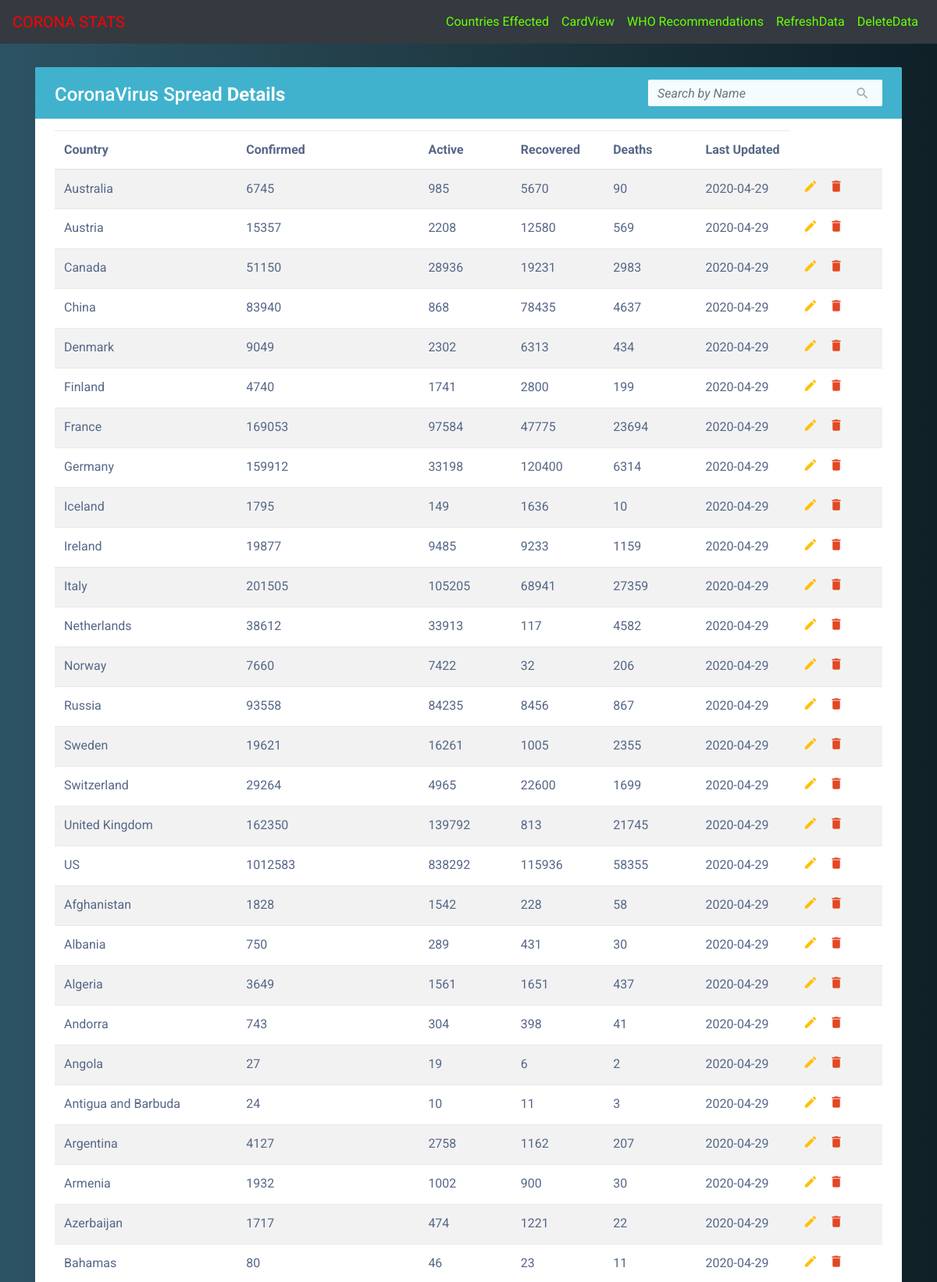
The page /tableview (upper part) on the database its author committed.
### dashboard/__init__.py (models this page shows, shortened)
class Corona(db.Model):
    __tablename__ = 'stats'
    id = db.Column(db.Integer,primary_key = True)
    country = db.Column(db.String(30),unique=True,index=True)
    deaths = db.Column(db.Integer)
    confirmed = db.Column(db.Integer)
    recovered = db.Column(db.Integer)
    active = db.Column(db.Integer)
    updated = db.Column(db.String(10))

### app.py (the view)
@app.route('/tableview')
def tableview():
    data = Corona.query.all()
    return render_template('tableview.html', data=data)

### dashboard/templates/tableview.html (shortened to what this page needs)
{% extends 'basetable.html' %}
{% block content %}
    <div class="container">
        <div class="table-wrapper">
            <div class="table-title">
                <div class="row">
					<div class="col-sm-6">
						<h2>CoronaVirus Spread <b>Details</b></h2>
					</div>
                    <div class="col-sm-6">
                        <div class="search-box">
							<div class="input-group">
								<input type="text" id="search" class="form-control" placeholder="Search by Name">
                                <span class="input-group-addon"><i class="material-icons">&#xE8B6;</i></span>
							</div>
                        </div>
                    </div>
                </div>
            </div>
            <table class="table table-striped">
                <thead>
                    <tr>
                        <th style="width: 22%;">Country</th>
                        <th style="width: 22%;">Confirmed</th>
                        <th>Active</th>
                        <th>Recovered</th>
                        <th>Deaths</th>
                        <th>Last Updated</th>
                    </tr>
                </thead>
                <tbody>
                    {% for item in data %}
                    <tr>
                        <td> {{ item.country }} </td>
                        <td> {{ item.confirmed }} </td>
                        <td> {{ item.active }} </td>
                        <td> {{ item.recovered }} </td>
                        <td> {{ item.deaths }} </td>
                        <td> {{ item.updated }} </td>
                        <td>
                            <a href="#" class="edit" title="Edit" data-toggle="tooltip"><i class="material-icons">&#xE254;</i></a>
                            <a href="#" class="delete" title="Delete" data-toggle="tooltip"><i class="material-icons">&#xE872;</i></a>
                        </td>
                    </tr>
                    {% endfor %}
                </tbody>
            </table>
        </div>
    </div>
{% endblock content %}

### dashboard/templates/basetable.html (shortened to what this page needs)
<!DOCTYPE html>
<html lang="en">
<head>
    <link rel="stylesheet" href="https://maxcdn.bootstrapcdn.com/font-awesome/4.7.0/css/font-awesome.min.css">
    <link rel="stylesheet" href="https://maxcdn.bootstrapcdn.com/bootstrap/4.0.0/css/bootstrap.min.css">
    <link rel="stylesheet" href="{{ url_for('static', filename='css/table.css') }}">
</head>
<body>
    <nav class="navbar navbar-expand-lg navbar-dark bg-dark">
        <div class="collapse navbar-collapse" id="navbarTogglerDemo01">
          <a class="navbar-brand" href="{{ url_for('home') }}" style="color: red;">CORONA STATS</a>
          <ul class="navbar-nav ml-auto">
            <li class="nav-item">
              <a class="nav-link" href="{{ url_for('tableview') }}" style="color: rgb(105, 255, 5);">Countries Effected</a>
            </li>
            <li class="nav-item">
              <a class="nav-link" href="{{ url_for('cards') }}" style="color: rgb(105, 255, 5);">CardView</a>
            </li>
            <li class="nav-item">
                <a class="nav-link" href="#" style="color: rgb(105, 255, 5);">WHO Recommendations</a>
            </li>
            <li class="nav-item">
              <a class="nav-link" href="{{ url_for('refresh') }}" style="color: rgb(105, 255, 5);">RefreshData</a>
            </li>
            <li class="nav-item">
              <a class="nav-link" href="{{ url_for('delete') }}" style="color: rgb(105, 255, 5);">DeleteData</a>
            </li>
          </ul>
        </div>
    </nav>
    {% block content %}
    {% endblock %}
</body>
</html>

### dashboard/static/css/table.css (style rules this page uses)
body { color: #566787; background: #404040; font-family: 'Roboto', sans-serif; }
.table-wrapper { background: #fff; padding: 20px 25px; margin: 30px auto; border-radius: 3px; box-shadow: 0 1px 1px rgba(0,0,0,.05); }
.table-title { color: #fff; background: #40b2cd; padding: 16px 25px; margin: -20px -25px 10px; border-radius: 3px 3px 0 0; }
.table-title h2 { margin: 5px 0 0; font-size: 24px; }
.search-box { position: relative; float: right; }
.search-box .input-group { min-width: 300px; position: absolute; right: 0; }
.search-box .input-group-addon, .search-box input { border-color: #ddd; border-radius: 0; }
.search-box input { height: 34px; padding-right: 35px; background: #f4fcfd; border: none; border-radius: 2px !important; }
.search-box input::placeholder { font-style: italic; }
.search-box .input-group-addon { min-width: 35px; border: none; background: transparent; position: absolute; right: 0; z-index: 9; padding: 6px 0; }
.search-box i { color: #a0a5b1; font-size: 19px; position: relative; top: 2px; }
table.table { table-layout: fixed; margin-top: 15px; }
table.table tr th, table.table tr td { border-color: #e9e9e9; }
table.table th:first-child { width: 60px; }
table.table th:last-child { width: 120px; }
table.table td a { color: #a0a5b1; display: inline-block; margin: 0 5px; }
table.table td a.edit { color: #FFC107; }
table.table td a.delete { color: #E34724; }
table.table td i { font-size: 19px; }

### dashboard/templates/basetable.html (style rules this page uses)
body { background: #0F2027; background: -webkit-linear-gradient(to right, #2C5364, #203A43, #0F2027); background: linear-gradient(to right, #2C5364, #203A43, #0F2027); }

### rows shown on the page
Corona: country "Australia", confirmed "6745", active "985", recovered "5670", deaths "90", updated "2020-04-29"
Corona: country "Austria", confirmed "15357", active "2208", recovered "12580", deaths "569", updated "2020-04-29"
Corona: country "Canada", confirmed "51150", active "28936", recovered "19231", deaths "2983", updated "2020-04-29"
Corona: country "China", confirmed "83940", active "868", recovered "78435", deaths "4637", updated "2020-04-29"
Corona: country "Denmark", confirmed "9049", active "2302", recovered "6313", deaths "434", updated "2020-04-29"
Corona: country "Finland", confirmed "4740", active "1741", recovered "2800", deaths "199", updated "2020-04-29"
Corona: country "France", confirmed "169053", active "97584", recovered "47775", deaths "23694", updated "2020-04-29"
Corona: country "Germany", confirmed "159912", active "33198", recovered "120400", deaths "6314", updated "2020-04-29"
Corona: country "Iceland", confirmed "1795", active "149", recovered "1636", deaths "10", updated "2020-04-29"
Corona: country "Ireland", confirmed "19877", active "9485", recovered "9233", deaths "1159", updated "2020-04-29"
Corona: country "Italy", confirmed "201505", active "105205", recovered "68941", deaths "27359", updated "2020-04-29"
Corona: country "Netherlands", confirmed "38612", active "33913", recovered "117", deaths "4582", updated "2020-04-29"
Corona: country "Norway", confirmed "7660", active "7422", recovered "32", deaths "206", updated "2020-04-29"
Corona: country "Russia", confirmed "93558", active "84235", recovered "8456", deaths "867", updated "2020-04-29"
Corona: country "Sweden", confirmed "19621", active "16261", recovered "1005", deaths "2355", updated "2020-04-29"
Corona: country "Switzerland", confirmed "29264", active "4965", recovered "22600", deaths "1699", updated "2020-04-29"
Corona: country "United Kingdom", confirmed "162350", active "139792", recovered "813", deaths "21745", updated "2020-04-29"
Corona: country "US", confirmed "1012583", active "838292", recovered "115936", deaths "58355", updated "2020-04-29"
Corona: country "Afghanistan", confirmed "1828", active "1542", recovered "228", deaths "58", updated "2020-04-29"
Corona: country "Albania", confirmed "750", active "289", recovered "431", deaths "30", updated "2020-04-29"
Corona: country "Algeria", confirmed "3649", active "1561", recovered "1651", deaths "437", updated "2020-04-29"
Corona: country "Andorra", confirmed "743", active "304", recovered "398", deaths "41", updated "2020-04-29"
Corona: country "Angola", confirmed "27", active "19", recovered "6", deaths "2", updated "2020-04-29"
Corona: country "Antigua and Barbuda", confirmed "24", active "10", recovered "11", deaths "3", updated "2020-04-29"
Corona: country "Argentina", confirmed "4127", active "2758", recovered "1162", deaths "207", updated "2020-04-29"
Corona: country "Armenia", confirmed "1932", active "1002", recovered "900", deaths "30", updated "2020-04-29"
Corona: country "Azerbaijan", confirmed "1717", active "474", recovered "1221", deaths "22", updated "2020-04-29"
Corona: country "Bahamas", confirmed "80", active "46", recovered "23", deaths "11", updated "2020-04-29"
